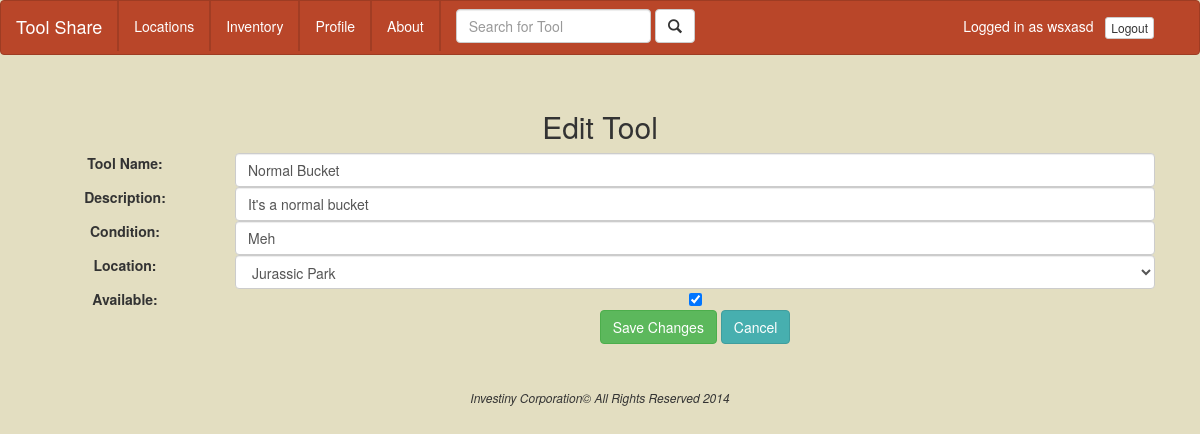
The page /tool/edit/2/ (signed in) on the database its author committed.
### ToolShare/models.py (models this page shows, shortened)
class Tool(models.Model):
    name = models.CharField("Tool Name", max_length=50, blank=True)
    description = models.TextField("Description", blank=True, unique=True)
    condition = models.CharField("Condition", max_length=30, blank=True)
    available = models.BooleanField("Available")
    startdate = models.DateTimeField(blank=True, null=True)
    enddate = models.DateTimeField(blank=True, null=True)
    location = models.ForeignKey(Location)
    borrower = models.ForeignKey(Profile, blank=True, null=True, related_name="borrowed_tools")

class Location(models.Model):
    name = models.CharField("Location Name", max_length=40, blank=True)
    address = models.TextField("Address", blank=True)
    shed = models.BooleanField()
    owner = models.ForeignKey(Profile)
    zone = models.ForeignKey(ShareZone)

### ToolShare/views.py (the view, shortened to what this page needs)
# urls.py: url(r'^tool/edit/(?P<toolid>\w+)/$', 'ToolShare.views.editTool', name='edittool'),
def editTool(request, toolid):
    error = ""
    context = {
    "tool": get_object_or_404(Tool, id=toolid),
    "locations": Location.objects.filter(owner=request.user.profile),
    "error": error
    }
    return render(request, "ToolShare/pages/general/edit_tool.html", context)

### ToolShare/templates/ToolShare/pages/general/edit_tool.html (shortened to what this page needs)
{% extends "ToolShare/base/base_navbar.html" %}
{% block content %}
<center>
<div style="margin-top:15px">
<div class="container" style="margin: 10px;"><div class="row"><h2>Edit Tool</h2></div>
<form method='post' action=''>
    <div class="form-group">
        <label for="toolname" class="col-md-2">
            Tool Name:
        </label>
        <div class="col-md-10">
            <input type="text" class="form-control" id="toolname" name="toolname" placeholder="Tool Name" value="{{ tool.name }}">
        </div>
        <label for="description" class="col-md-2">
            Description:
        </label>
        <div class="col-md-10">
            <input type="text" class="form-control" id="description" name="description" placeholder="description" value="{{ tool.description }}">
        </div>
        <label for="condition" class="col-md-2">
            Condition:
        </label>
        <div class="col-md-10">
            <input type="text" class="form-control" id="condition" name="condition" placeholder="condition" value="{{ tool.condition }}">
        </div>
        <label for="location" class="col-md-2">
            Location:
        </label>
        <div class="col-md-10">
            <select class="form-control" id="location" name="location">
                {% for place in locations %}
                <option {% if place == tool.location %} selected {% endif %}>{{place.name}}</option>
                {% endfor %}
            </select>
        </div>
        <label for="available" class="col-md-2">
            Available:
        </label>
        <div class="col-md-10">
            <input type="checkbox" id="available" name="available" {% if tool.available %} checked {% endif %}>
        </div>
        <input type="submit" class="btn btn-success" value="Save Changes">
        <a class="btn btn-info" href="{% url "tool" toolid=tool.id %}">Cancel</a>
    </div>
</form>
</div>
</div>
</center>
{% endblock %}

### ToolShare/templates/ToolShare/base/base_navbar.html (shortened to what this page needs)
{% load staticfiles %}
<!DOCTYPE html>
<html lang="en">
  <head>
    <link href="{% static "css/bootstrap.min.css" %}" rel="stylesheet">
    <link href="css/bootstrap.min.css" rel="stylesheet">
    <link href="{% static "css/main.css" %}" rel="stylesheet">
  </head>
  <body>
<nav class="navbar navbar-default" role="navigation">
  <div class="container-fluid">
    <div class="navbar-header">
      <a class="navbar-brand" href="{% url "home" %}">Tool Share</a>
    </div>
    <div class="collapse navbar-collapse" id="bs-example-navbar-collapse-1">
      <ul class="nav navbar-nav">
        <li class="divider-vertical"></li>
        <li class={% block active_loc %}none{% endblock %}><a href="{% url "locations" %}">Locations</a></li>
        <li class="divider-vertical"></li>
        <li class={% block active_inv %}none{% endblock %}><a href="{% url "inventory" %}">Inventory</a></li>
        <li class="divider-vertical"></li>
        <li class={% block active_pro %}none{% endblock %}><a href="{% url "profile" %}">Profile</a></li>
        <li class="divider-vertical"></li>
        <li class={% block active_abo %}none{% endblock %}><a href="{% url "about" %}">About</a></li>
        <li class="divider-vertical"></li>
      </ul>
      <ul class="nav navbar-nav navbar-left">
        <form class="navbar-form navbar-left" role="search" action="/">
          <div class="form-group">
            <input type="text" class="form-control" name="SearchTool" id="SearchTool" placeholder="Search for Tool">
          </div>
          <button id="SearchToolButton" type="submit" value="search" class="btn btn-default"><span class="glyphicon glyphicon-search"></span></button>
        </form>
      </ul>
      <ul class="nav navbar-nav navbar-right">
        {% if user.is_authenticated %}
        <p class="navbar-form navbar-text">
          Logged in as {{ user.username }} &nbsp;
          <a href="/logout" class="btn btn-default btn-xs">Logout</a>
        </p>
        {% endif %}
      </ul>
    </div>
  </div>
</nav>
<div class="row">
{% block content %}{% endblock %}
</div>
<footer class="footer">
  Investiny Corporation&copy All Rights Reserved 2014
</footer>
  </body>
</html>

### ToolShare/static/css/main.css (style rules this page uses)
.footer { margin-top:20px; text-align:center; font-style:italic; font-size:12px; }
.navbar .divider-vertical { height: 50px; border-right: 1px solid #a13d24; border-left: 1px solid #a13d24; }

### rows shown on the page
Tool: toolname "Normal Bucket", description "It's a normal bucket", condition "Meh", location "Jurassic Park", available "☑"

### other values the page prints
{{ user.username }} "wsxasd"
